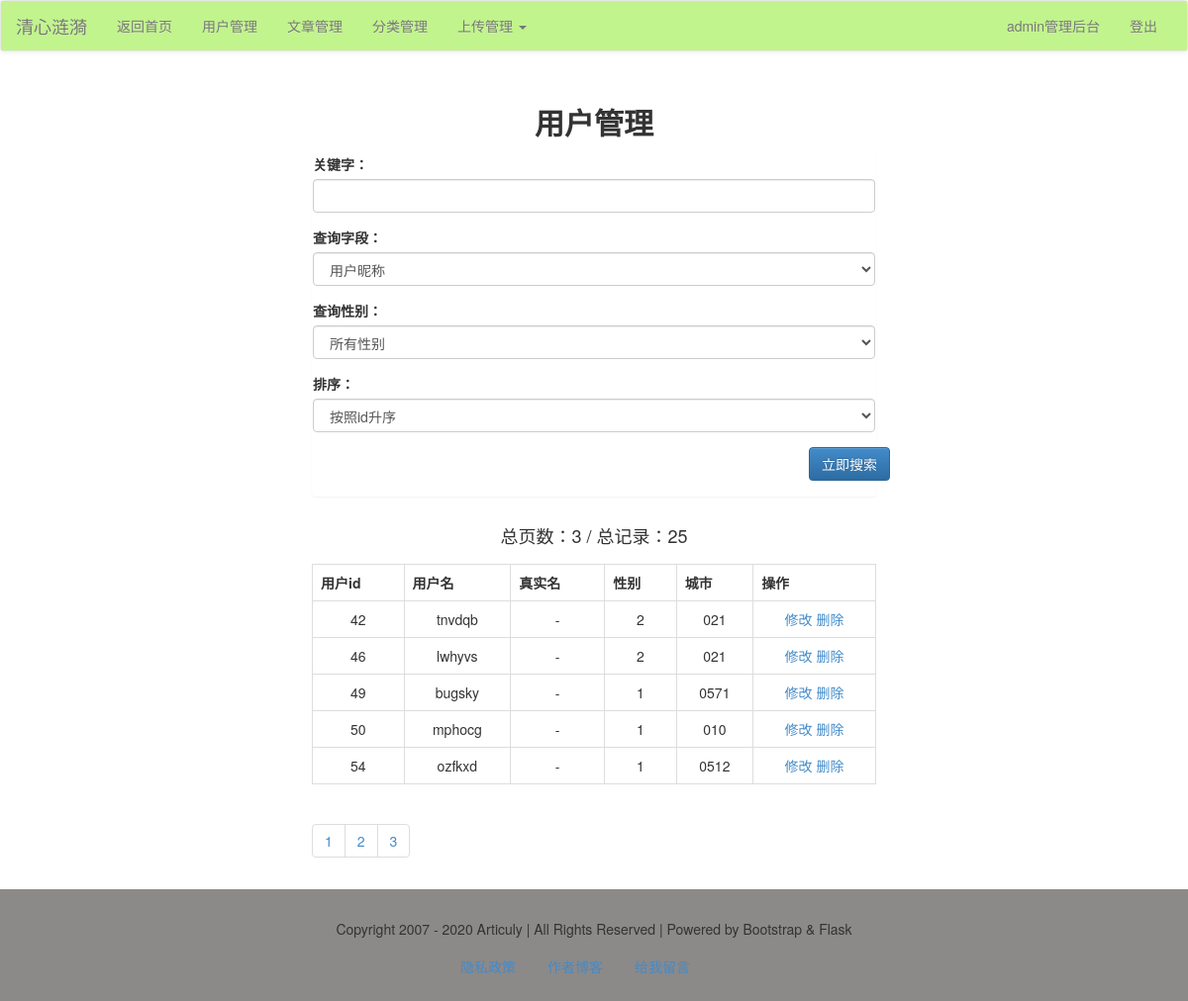
The app's page /admin/user/list/?page=3 (signed in), older data.
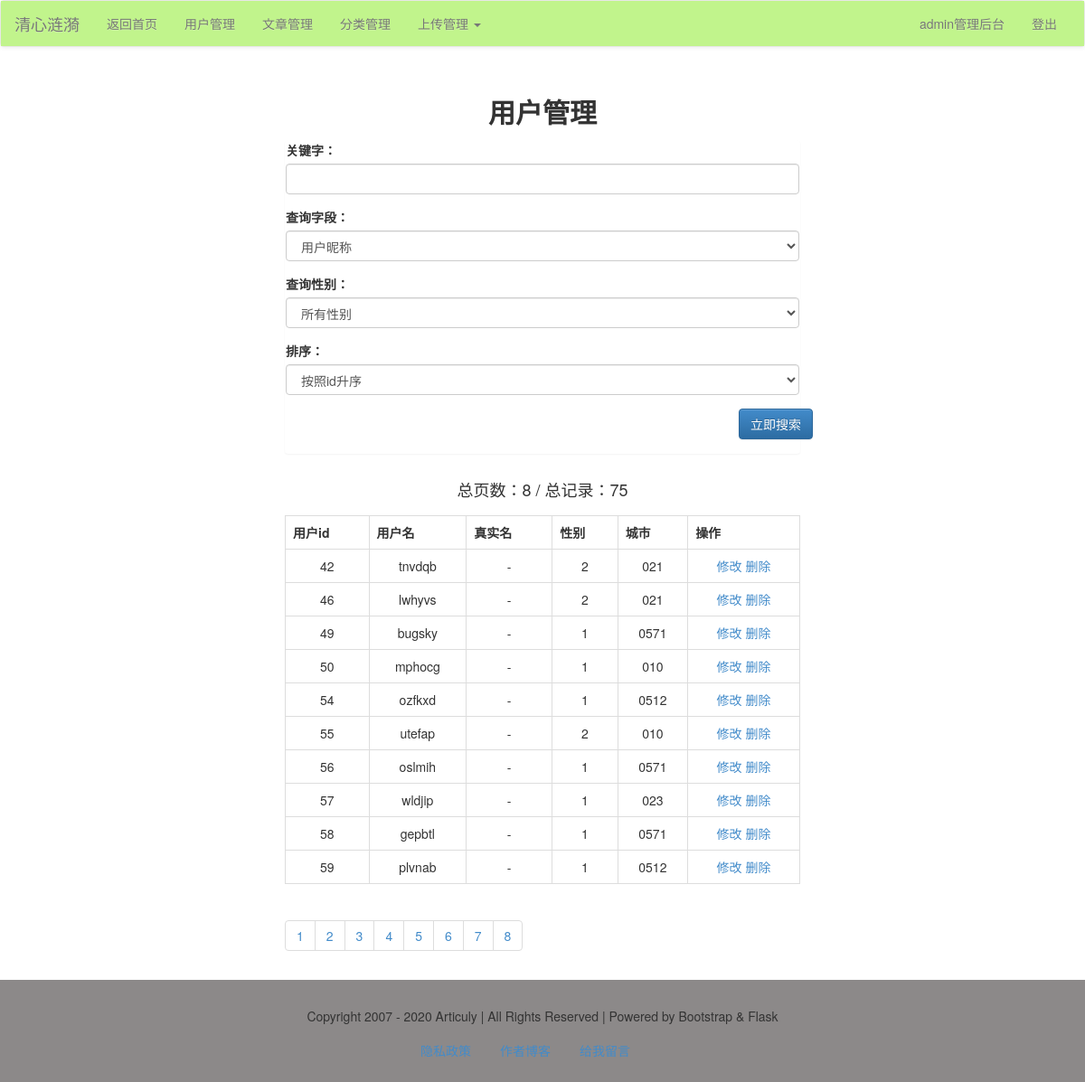
The same page, newer data.
### models.py (models this page shows, shortened)
class User(db.Model):
    id = db.Column(db.Integer, primary_key=True)
    username = db.Column(db.String)
    password = db.Column(db.String)
    realname = db.Column(db.String)
    sex = db.Column(db.Integer)
    city = db.Column(db.String)
    hobby = db.Column(db.String)
    intro = db.Column(db.String)

### admin/users.py (the view)
@admin_app.route('/user/list/', methods=['get', 'post'])
def userList():
    form = UserSearch()
    q = request.args.get('q')
    page = request.args.get('page', 1)
    if q is not None:
        page = request.args.get('page', 1)
        form_field = request.args.get('field')
        form_sex = request.args.get('sex')
        form_order = request.args.get('order')
        print(q, form_field, form_sex, form_order)
        if form_field == 'username':
            condition = User.username.like('%%%s%%' % q)
        else:
            condition = User.realname.like('%%%s%%' % q)
        if form_order == '1':
            order = User.id.asc()
        else:
            order = User.id.desc()
        if request.args.get('sex') == '0':
            res = User.query.filter(condition).order_by(order).paginate(int(page), 10)
        else:
            res = User.query.filter(condition, User.sex == request.args.get('sex')).order_by(order).paginate(page, 10)
        users = res.items
        pageList = res.iter_pages()
        total = res.total
        pages = res.pages
        return render_template('admin/user/user_list.html', users=users, pageList=pageList, pages=pages, total=total,
                               form=form, q=q, field=form_field, sex=form_sex, order=form_order)
    else:
        res = User.query.paginate(int(page), 10)
        users = res.items
        pageList = res.iter_pages()
        total = res.total
        pages = res.pages
        print(q, total)
        return render_template('admin/user/user_list.html', users=users, pageList=pageList, pages=pages, total=total,
                               form=form, q=q)

### forms/account_form.py
class UserSearch(FlaskForm):
    q = StringField('关键字：',
                    validators=[DataRequired()],
                    render_kw={'class': 'form-control'})
    field = SelectField('查询字段：',
                        choices=[('username', '用户昵称'), ('realname', '真实性名')],
                        render_kw={'class': 'form-control'})
    sex = SelectField('查询性别：',
                      choices=[('0', '所有性别'), ('1', '男'), ('2', '女')],
                      render_kw={'class': 'form-control'})
    order = SelectField('排序：', choices=[('1', '按照id升序'), ('2', '按照id降序')],
                        render_kw={'class': 'form-control'})

### admin/admin_app.py (called while the page is built)
@admin_app.before_request
@login_required
def is_admin():
    print(session['user'])
    if session['user'] != 'admin':
        print('user is someone else.')
        return redirect(url_for('login'))

### app.py (called while the page is built)
@app.context_processor
def account():
    username = session.get('user')
    return {'username': username}

@app.context_processor
def getCateList():
    cates = Category.query.all()
    return {'cates': cates}

### libs.py (called while the page is built)
def login_required(func):
    @wraps(func)
    def decorator_nest(*args, **kwargs):
        if not 'user' in session:
            return redirect(url_for('login'))
        else:
            print(func)
            return func(*args, **kwargs)
    return decorator_nest

### templates/admin/user/user_list.html (shortened to what this page needs)
{% extends "admin/admin_base.html" %}
{% block content %}
    <div class="container-fluid">
        <div class="row">
            <div class="main col-lg-6 col-lg-offset-3 col-md-8 col-md-offset-2 col-sm-10 col-sm-offset-1 col-xs-12">
                <h2 class="text-center"><b>用户管理</b></h2>
                <div class="panel">
                    <form action="" method="get">
                        <div class="form-group">
                            {{ form.q.label }}
                            {{ form.q }}
                        </div>
                        <div class="form-group">
                            {{ form.field.label }}
                            {{ form.field }}
                        </div>
                        <div class="form-group">
                            {{ form.sex.label }}
                            {{ form.sex }}
                        </div>
                        <div class="form-group">
                            {{ form.order.label }}
                            {{ form.order }}
                        </div>
                        <div class="form-group ">
                            <div class="row"><input type="submit" name="search" class="btn btn-primary pull-right"
                                                    value="立即搜索"></div>
                        </div>
                    </form>
                </div>
                <div class="row"><h4 class="text-center">总页数：{{ pages }} / 总记录：{{ total }}</h4></div>
                <table class="table table-bordered ">
                    <tr>
                        <th>用户id</th>
                        <th>用户名</th>
                        <th>真实名</th>
                        <th>性别</th>
                        <th>城市</th>
                        <th>操作</th>
                    </tr>
                    {% for user in users %}
                        <tr id="user_{{ user.id }}" class="text-center">
                            <td>{{ user.id }}</td>
                            <td>{{ user.username }}</td>
                            <td>{{ user.realname }}</td>
                            <td>{{ user.sex }}</td>
                            <td>{{ user.city }}</td>
                            <td>
                                <a href="{{ url_for("admin_app.editUser", user_id=user.id) }}" target="_blank">修改</a>
                                <a href="javascript:delUser({{ user.id }})">删除</a>
                            </td>
                        </tr>
                    {% endfor %}
                </table>
                <ul class="pagination">
                    {% for page in pageList %}
                        {% if page!=None %}
                            {% if q == None %}
                                <li><a href="?page={{ page }}">{{ page }}</a></li>
                            {% else %}
                                <li>
                                    <a href="?page={{ page }}&q={{ q }}&field={{ field }}&sex={{ sex }}&order={{ order }}">{{ page }}</a>
                                </li>
                            {% endif %}
                        {% else %}
                            <li><a href="#">...</a></li>
                        {% endif %}
                    {% endfor %}
                </ul>
            </div>
        </div>
    </div>
{% endblock %}

### templates/admin/admin_base.html (shortened to what this page needs)
<!DOCTYPE html>
<html>
{% block head %}
    <head>
        <link rel="stylesheet" type="text/css" href="{{ url_for("static", filename="css/bootstrap.css") }}"/>
        <link rel="stylesheet" type="text/css" href="{{ url_for("static", filename="css/bootstrap-theme.css") }}"/>
    </head>
{% endblock %}
<body>
{% block nav %}
    <nav class="navbar navbar-default">
        <div class="container-fluid" style="background-color: #C1F48C;">
            <div class="navbar-header">
                <a class="navbar-brand" href="#">清心涟漪</a>
            </div>
            <div class="collapse navbar-collapse" id="bs-example-navbar-collapse-1">
                <ul class="nav navbar-nav">
                    <li><a href="/">返回首页</a></li>
                    <li><a href="{{ url_for("admin_app.userList") }}">用户管理</a></li>
                    <li><a href="{{ url_for("admin_app.article_list") }}">文章管理</a></li>
                    <li><a href="{{ url_for("admin_app.cateList") }}">分类管理</a></li>
                    <li class="dropdown">
                        <a href="#" class="dropdown-toggle" data-toggle="dropdown" role="button"
                           aria-haspopup="true"
                           aria-expanded="false">上传管理 <span class="caret"></span></a>
                    </li>
                </ul>
                <ul class="nav navbar-nav navbar-right">
                    <li><a href="{{ url_for("admin_app.admin_index") }}">{{ username }}管理后台</a></li>
                    <li><a href="{{ url_for("logout") }}">登出</a></li>
                </ul>
            </div>
        </div>
    </nav>
{% endblock %}
{% block content %}{% endblock %}
{% block footer %}
    <footer>
        <div class="container-fluid">
            <div class="row">
                <div class="col-md-12">
                    Copyright 2007 - 2020 Articuly | All Rights Reserved | Powered by Bootstrap & Flask
                </div>
            </div>
        </div>
        <nav>
            <ul class="nav nav-pills">
                <li><a href="" data-toggle="modal" data-target="#myModal">隐私政策</a></li>
                <li><a href="https://articuly.com" target="_blank">作者博客</a></li>
                <li><a href="">给我留言</a></li>
            </ul>
        </nav>
    </footer>
{% endblock %}
</body>
</html>

Row changes from the older to the newer data that the page shows:
added User: id "55", username "utefap", realname "-", sex "2", city "010"
added User: id "56", username "oslmih", realname "-", sex "1", city "0571"
added User: id "57", username "wldjip", realname "-", sex "1", city "023"
added User: id "58", username "gepbtl", realname "-", sex "1", city "0571"
added User: id "59", username "plvnab", realname "-", sex "1", city "0512"
Text that changed along with them:
{{ pages }}: "3" → "8"
{{ total }}: "25" → "75"
new list line: "4"
new list line: "5"
new list line: "6"
new list line: "7"
new list line: "8"
